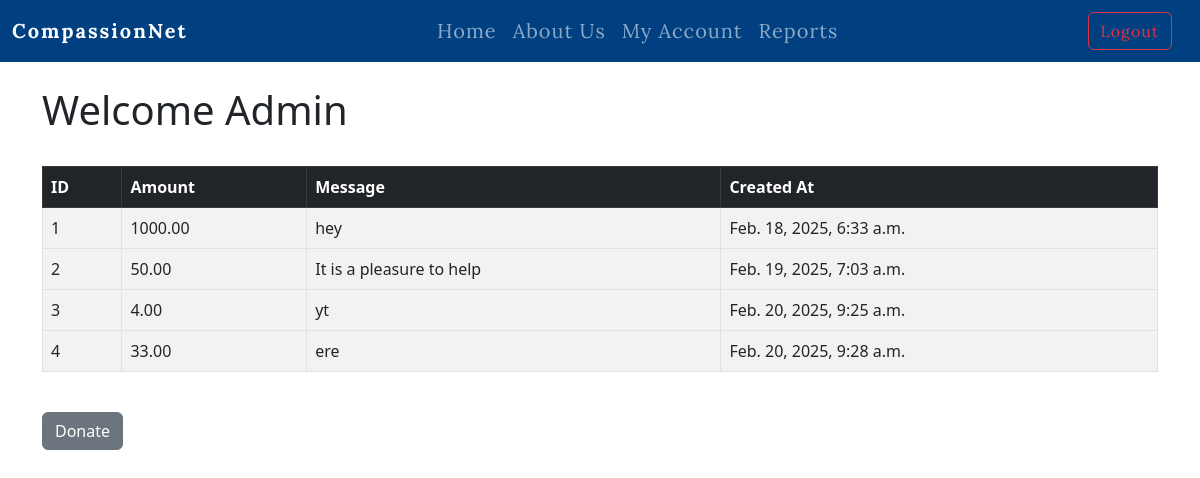
Page /account/ (signed in) on the earlier database version.
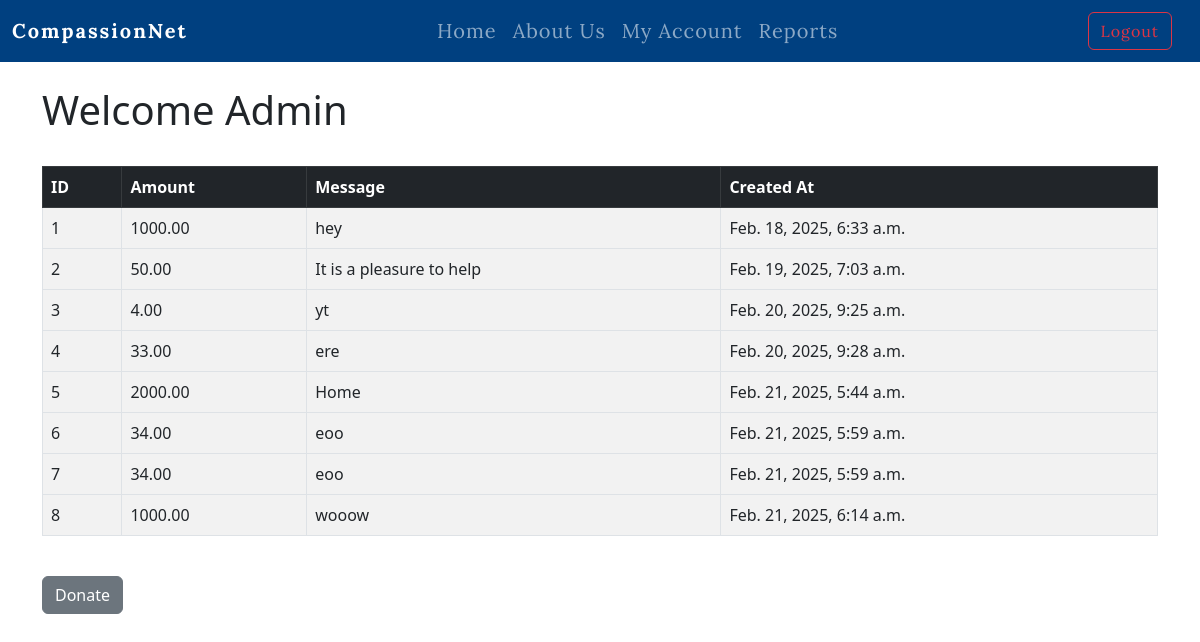
Same page on the later database version.
### website/models.py (models this page shows, shortened)
class Donation(models.Model):
    DONATION_TYPES = [
        ("monetary", "Monetary"),
        ("in_kind", "In-Kind"),
    ]
    donation_type = models.CharField(max_length=20, choices=DONATION_TYPES, default="monetary")
    donor = models.ForeignKey(User, on_delete=models.SET_NULL, null=True, blank=True)
    date = models.DateTimeField(auto_now_add=True)
    created_at = models.DateTimeField(auto_now_add=True)
    message = models.TextField(blank=True, null=True)
    amount = models.DecimalField(max_digits=10, decimal_places=2, blank=True, null=True)
    item_name = models.CharField(max_length=255, blank=True, null=True)
    quantity = models.PositiveIntegerField(blank=True, null=True)
    description = models.TextField(blank=True, null=True)
    pickup_location = models.CharField(max_length=255, blank=True, null=True)

### website/views.py (the view)
# urls.py: path('account/', views.account, name='account'),
def account(request):
    donations = Donation.objects.filter(donor=request.user)
    return render(request, 'account.html', {'donations': donations})

### website/templates/account.html (shortened to what this page needs)
{%extends 'base.html'%} {%block content%}
<!DOCTYPE html>
<html lang="en">
<head>
</head>
<body>
    <h1>Welcome {{ user.username }}</h1>
    <br />
    <table class="table table-striped table-hover table-bordered">
        <thead class="table-dark">
          <tr>
            <th scope="col">ID</th>
            <th scope="col">Amount</th>
            <th scope="col">Message</th>
            <th scope="col">Created At</th>
          </tr>
        </thead>
        <tbody>
            {% if donations %}
                {% for donation in donations %}
            <tr>
                <td>{{donation.id}} </td>
                <td>{{donation.amount}} </td>
                <td>{{donation.message}}</td>
                <td>{{donation.created_at}}</td>
            </tr>
        </tbody>
      {%endfor%}
    {%endif%}
    </table>
    <br>
    <a class="btn btn-secondary" href="{%url 'donate'%}"
						>Donate</a
					>
</body>
</html>
{%endblock%}

### website/templates/base.html (shortened to what this page needs)
<!DOCTYPE html>
<html lang="en">
  <head>
    <link
      href="https://cdn.jsdelivr.net/npm/bootstrap@5.3.3/dist/css/bootstrap.min.css"
      rel="stylesheet"
    />
    {% load static %}
    <link rel="stylesheet" href="{% static 'css/style.css' %}">
  </head>
  <body>
    {%include 'navbar.html'%}
    <div class="container">
      <br />
      {% block content %}{% endblock %}
    </div>
  </body>
</html>

### website/templates/navbar.html (shortened to what this page needs)
<!DOCTYPE html>
<html lang="en">
  <head>
    <link
      href="https://cdn.jsdelivr.net/npm/bootstrap@5.3.0/dist/css/bootstrap.min.css"
      rel="stylesheet"
    />
  </head>
  <body>
    <nav class="navbar navbar-expand-lg navbar-dark">
      <div class="container-fluid">
        <a class="navbar-brand me-auto" href="{% url 'home' %}">
          CompassionNet
        </a>
        <div class="collapse navbar-collapse justify-content-center" id="navbarSupportedContent">
          <ul class="navbar-nav">
            <li class="nav-item">
              <a class="nav-link" href="{% url 'home' %}">Home</a>
            </li>
            <li class="nav-item">
              <a class="nav-link" href="{% url 'home' %}">About Us</a>
            </li>
            {% if user.is_authenticated %}
            <li class="nav-item">
              <a class="nav-link" href="{% url 'account' %}">My Account</a>
            </li>
            <li class="nav-item">
              <a class="nav-link" href="{% url 'home' %}">Reports</a>
            </li>
            {% endif %}
          </ul>
        </div>
        <div class="d-flex ms-auto">
          {% if user.is_authenticated %}
          <a href="{% url 'logout' %}" class="btn btn-outline-danger me-3">
            Logout
          </a>
          {% endif %}
        </div>
      </div>
    </nav>
  </body>
</html>

### static/css/style.css (style rules this page uses)
.navbar { position: fixed; top: 0; width: 100%; z-index: 1000; font-size: 20px; font-family: "Lora", serif; letter-spacing: 1px; background-color: #004080; }
.navbar-brand { font-size: 24px; font-weight: bold; letter-spacing: 2px; }
body { font-family: "Lora", serif; font-size: 16px; line-height: 1.6; color: #333; }

Differences in the rows shown:
added Donation: id "5", amount "2000.00", message "Home", created_at "Feb. 21, 2025, 5:44 a.m."
added Donation: id "6", amount "34.00", message "eoo", created_at "Feb. 21, 2025, 5:59 a.m."
added Donation: id "7", amount "34.00", message "eoo", created_at "Feb. 21, 2025, 5:59 a.m."
added Donation: id "8", amount "1000.00", message "wooow", created_at "Feb. 21, 2025, 6:14 a.m."
